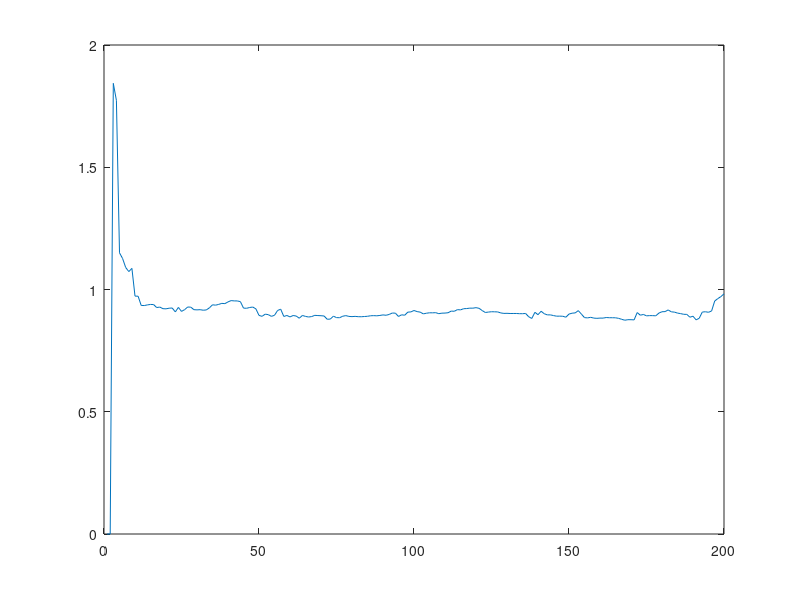

MATLAB code to generate this figure: (Note: this script raises an error after producing the figure.)
%--------------------------------------------------------------------------
% 1) Parámetros del sistema
%--------------------------------------------------------------------------
a      = 0.9;
b      = 0.5;
c      = 0.1;
d      = 0;      % retraso en la entrada u(t−d−1)
sigma  = 1;      % desviación del ruido

Ndata  = 400;    % longitud de la serie y,u,v
Nest   = 200;    % número de iteraciones de RLS

%--------------------------------------------------------------------------
% 2) Simulación de y con ruido v(t)
%--------------------------------------------------------------------------
u = sigma * randn(Ndata,1);
v = sigma * randn(Ndata,1);   % ruido independiente
y = zeros(Ndata,1);

for k = 2:Ndata
    y(k) = a*y(k-1) + b*u(k-d-1) + c*v(k);
end

%--------------------------------------------------------------------------
% 3) Inicialización RLS
%--------------------------------------------------------------------------
theta = zeros(3,1,Nest);      % estimadores [a; b; c]
phi   = zeros(3,1,Nest);      % vector de regresores
e     = zeros(Nest,1);        % error de predicción
P     = zeros(3,3,Nest);      % matriz de covarianza

P(:,:,1) = 1e6 * eye(3);       % «big‑P» inicial para dar confianza baja
lambda   = 0.9;               % factor de olvido

%--------------------------------------------------------------------------
% 4) Ciclo RLS
%--------------------------------------------------------------------------
for k = 2:Nest
    % 4.1) Forma el vector de regresores
    phi(:,1,k) = [ y(k-1); 
                   u(k-1); 
                   e(k-1) ];
               
    % 4.2) Calcula el error
    e(k) = y(k) - phi(:,1,k)' * theta(:,1,k-1);
    
    % 4.3) Ganancia de adaptación H[k]
    denom = lambda + phi(:,1,k)' * P(:,:,k-1) * phi(:,1,k);
    H     = (P(:,:,k-1) * phi(:,1,k)) / denom;
    
    % 4.4) Actualiza θ[k]
    theta(:,1,k) = theta(:,1,k-1) + H * e(k);
    
    % 4.5) Actualiza P[k]
    P(:,:,k) = (P(:,:,k-1) - H * phi(:,1,k)' * P(:,:,k-1)) / lambda;
end

%--------------------------------------------------------------------------
% 5) Resultados
%--------------------------------------------------------------------------
disp('Estimación final de [a; b; c]:')
disp(theta(:,1,end))

% Gráficas de convergencia
figure;
plot(squeeze(theta(1,1,:)))
hold on; yline(a,'--r','a real');
title('Evolución de a estimado')
xlabel('Iteración'); ylabel('a'); grid on;

figure;
plot(squeeze(theta(2,1,:)))
hold on; yline(b,'--r','b real');
title('Evolución de b estimado')
xlabel('Iteración'); ylabel('b'); grid on;

figure;
plot(squeeze(theta(3,1,:)))
hold on; yline(c,'--r','c real');
title('Evolución de c (ganancia de ruido) estimado')
xlabel('Iteración'); ylabel('c'); grid on;
